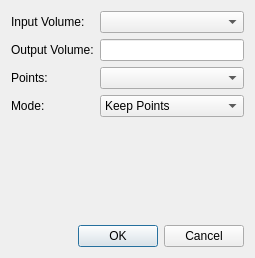
<?xml version="1.0" encoding="UTF-8"?>
<ui version="4.0">
 <class>PunchOutVolumeDialog</class>
 <widget class="QDialog" name="PunchOutVolumeDialog">
  <property name="geometry">
   <rect>
    <x>0</x>
    <y>0</y>
    <width>255</width>
    <height>258</height>
   </rect>
  </property>
  <property name="windowTitle">
   <string>Crop Volume</string>
  </property>
  <layout class="QVBoxLayout" name="verticalLayout">
   <item>
    <layout class="QGridLayout" name="gridLayout_2">
     <item row="1" column="1">
      <widget class="QLineEdit" name="leOutputVolume"/>
     </item>
     <item row="0" column="0">
      <widget class="QLabel" name="label_7">
       <property name="text">
        <string>Input Volume:</string>
       </property>
      </widget>
     </item>
     <item row="1" column="0">
      <widget class="QLabel" name="label_8">
       <property name="text">
        <string>Output Volume:</string>
       </property>
      </widget>
     </item>
     <item row="2" column="0">
      <widget class="QLabel" name="label">
       <property name="text">
        <string>Points:</string>
       </property>
      </widget>
     </item>
     <item row="0" column="1">
      <widget class="QComboBox" name="cbInputVolume"/>
     </item>
     <item row="2" column="1">
      <widget class="QComboBox" name="cbPoints"/>
     </item>
     <item row="3" column="0">
      <widget class="QLabel" name="label_2">
       <property name="text">
        <string>Mode:</string>
       </property>
      </widget>
     </item>
     <item row="3" column="1">
      <widget class="QComboBox" name="cbMode">
       <item>
        <property name="text">
         <string>Keep Points</string>
        </property>
       </item>
       <item>
        <property name="text">
         <string>Erase Points</string>
        </property>
       </item>
      </widget>
     </item>
    </layout>
   </item>
   <item>
    <spacer name="verticalSpacer">
     <property name="orientation">
      <enum>Qt::Vertical</enum>
     </property>
     <property name="sizeHint" stdset="0">
      <size>
       <width>20</width>
       <height>68</height>
      </size>
     </property>
    </spacer>
   </item>
   <item>
    <widget class="QDialogButtonBox" name="buttonBox">
     <property name="orientation">
      <enum>Qt::Horizontal</enum>
     </property>
     <property name="standardButtons">
      <set>QDialogButtonBox::Cancel|QDialogButtonBox::Ok</set>
     </property>
    </widget>
   </item>
  </layout>
 </widget>
 <resources/>
 <connections>
  <connection>
   <sender>buttonBox</sender>
   <signal>accepted()</signal>
   <receiver>PunchOutVolumeDialog</receiver>
   <slot>accept()</slot>
   <hints>
    <hint type="sourcelabel">
     <x>248</x>
     <y>254</y>
    </hint>
    <hint type="destinationlabel">
     <x>157</x>
     <y>274</y>
    </hint>
   </hints>
  </connection>
  <connection>
   <sender>buttonBox</sender>
   <signal>rejected()</signal>
   <receiver>PunchOutVolumeDialog</receiver>
   <slot>reject()</slot>
   <hints>
    <hint type="sourcelabel">
     <x>316</x>
     <y>260</y>
    </hint>
    <hint type="destinationlabel">
     <x>286</x>
     <y>274</y>
    </hint>
   </hints>
  </connection>
 </connections>
</ui>
